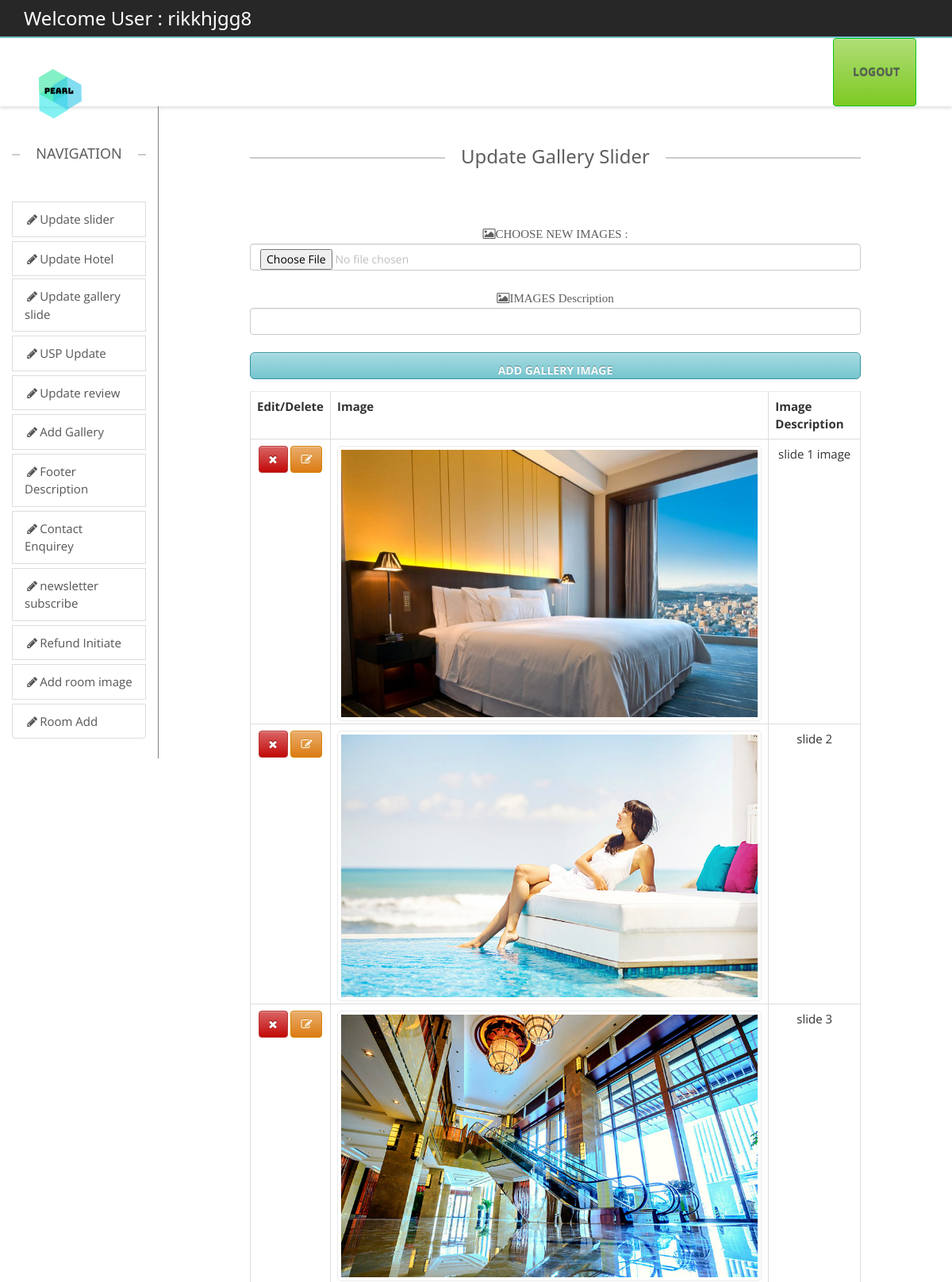
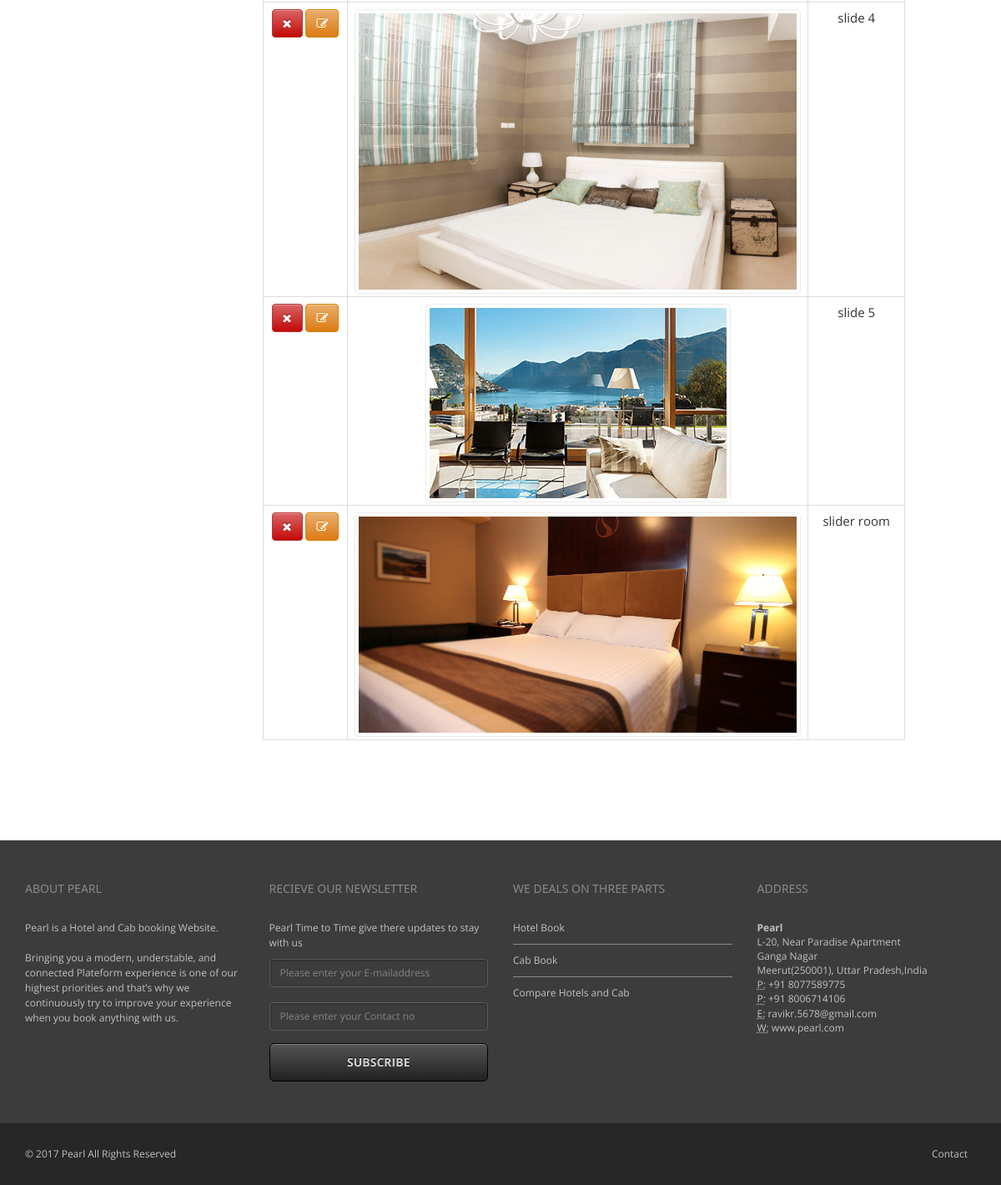
Screenshot of /backend/galleryslide.php (signed in) with the database file from the repository (2 pictures, top to bottom).
### tables this page shows
CREATE TABLE `galleryslides` (
  `id` int(11) NOT NULL,
  `image` varchar(200) DEFAULT NULL,
  `description` varchar(200) DEFAULT NULL
);

### public_html/backend/galleryslide.php (the view, shortened to what this page needs)
<?php
include("headeradmin.php");
include("navigation.php");?>
        <div class="col-sm-1 ">
        </div>
		<div class="col-sm-8">
        <div class="containe-fluid text-center" >
             <h3 class="lined-heading mt50">
            <span>
            Update Gallery Slider
            </span>
        </h3>
        <form action="addslide.php" class="form-group" method="post" enctype="multipart/form-data" >
        <br />
        <label class="fa fa-photo">CHOOSE NEW IMAGES :</label>
        <input class="form-control" type="file" name="image"/><br />
        <label class="fa fa-photo">IMAGES Description</label>
        <input class="form-control" type="text" name="description"/><br />
        <input class="form-control btn btn-lg btn-primary" type="submit" value="Add gallery Image"/>
        </form>
        <table class="table table-hover table-stripped table-bordered">
           <tr>
         <th>Edit/Delete</th> <th>Image</th> <th>Image Description</th>
           </tr>
          <?php
		  include("connect.php");
             $res=mysqli_query($con,"select * from galleryslides")or die(mysqli_error($con));
		     while($row=mysqli_fetch_array($res)){
		  ?>
             <tr>
             <td>
             <a href="updategalleryslide.php?iddelete=<?php echo $row[0];?>" class="btn btn-danger"><span class="fa fa-remove"></span> </a>
             <a href="updategalleryslide.php?idedit=<?php echo $row[0];?>" class="btn btn-warning"><span class="fa fa-edit"></span> </a>
             </td>
             <td>
               <img src="../images/gallery/<?php echo $row[1];?>" class="img img-thumbnail" style="col-sm-2" />
             </td>
             <td>
             <?php echo $row[2];?>
             </td>
             </tr>
          <?php }?>
        </table>
		</div>
		</div>
        <div class="col-sm-1">
        </div>
	</div>
</div>
<?php include("footer.php");?>

### public_html/backend/headeradmin.php (shortened to what this page needs)
<!DOCTYPE HTML>
<html>
<head>
<link rel="stylesheet" href="css/animate.css">
<link rel="stylesheet" href="css/bootstrap.css">
<link rel="stylesheet" href="https://cdnjs.cloudflare.com/ajax/libs/font-awesome/4.7.0/css/font-awesome.min.css">
<link rel="stylesheet" href="css/owl.carousel.css">
<link rel="stylesheet" href="css/owl.theme.css">
<link rel="stylesheet" href="css/prettyPhoto.css">
<link rel="stylesheet" href="css/smoothness/jquery-ui-1.10.4.custom.min.css">
<link rel="stylesheet" href="rs-plugin/css/settings.css">
<link rel="stylesheet" href="css/theme.css">
<link rel="stylesheet" href="css/w3.css">
<link rel="stylesheet" href="css/checkbox.css">
<link rel="stylesheet" href="css/colors/turquoise.css" id="switch_style">
<link rel="stylesheet" href="css/responsive.css">
</head>
<body>
<div id="top-header" >
  <div class="container">
    <div class="row">
      <div class="col-xs-6">
        <div class=" pull-left">
          <h3 style="color:#FFF">Welcome User : <?php echo $_SESSION['login_user']?></h3>
        </div>
      </div>
  </div>
</div>
</div>
<header>
  <div class="navbar yamm navbar-default" id="sticky">
    <div class="container">
      <div class="navbar-header"  >
        <a href="../index.php" class="navbar-brand">
        <div id="logo" style="border:none"> <img id="default-logo" src="images/d2.png" alt="Pearl" style="width:50%;height:100%;">  </div>
        </a>
        </div>
      <div id="navbar-collapse-grid" class="navbar-collapse collapse navbar-right">
        <ul class="nav navbar-nav ">
          <li> <a href="logout.php" class="btn btn-success" ><span class="fa fa-logout"></span> Logout</a></li>
          </ul>
      </div>
    </div>
  </div>
</header>

### public_html/backend/navigation.php
<div class="container-fluid">
	<div class="row">
		<div class="col-sm-2" style="border-right:1px solid grey;">
		<div class="container-fluid list-group"  style="overflow-y:scroll;padding:0px;" >
        <h5 class="lined-heading mt50">
            <span>
            NAVIGATION
            </span>
        </h5>
<a href="addimage.php" class="list-group-item " style="margin-bottom:5px;"><i class="fa fa-pencil fa-fw" aria-hidden="true"></i>Update slider</a>
<a href="updatehotel.php" class="list-group-item" style="margin-bottom:3px;"><i class="fa fa-pencil fa-fw" aria-hidden="true"></i>Update Hotel</a>
<a href="galleryslide.php" class="list-group-item" style="margin-bottom:5px;"><i class="fa fa-pencil fa-fw" aria-hidden="true"></i>Update gallery slide</a>
<a href="uspupdate.php" class="list-group-item" style="margin-bottom:5px;"><i class="fa fa-pencil fa-fw" aria-hidden="true"></i>USP Update</a>
<a href="updatereview.php" class="list-group-item" style="margin-bottom:5px;"><i class="fa fa-pencil fa-fw" aria-hidden="true"></i>Update review</a>
<a href="addgallery.php" class="list-group-item" style="margin-bottom:5px;"><i class="fa fa-pencil fa-fw" aria-hidden="true"></i>Add Gallery</a>
<a href="footerdesc.php" class="list-group-item" style="margin-bottom:5px;"><i class="fa fa-pencil fa-fw" aria-hidden="true"></i>Footer Description</a>
<a href="tables.php" class="list-group-item" style="margin-bottom:5px;"><i class="fa fa-pencil fa-fw" aria-hidden="true"></i>Contact Enquirey</a>
<a href="newsletter-detail.php" class="list-group-item" style="margin-bottom:5px;"><i class="fa fa-pencil fa-fw" aria-hidden="true"></i>newsletter subscribe</a>
<a href="../refundinitiate.php" class="list-group-item" style="margin-bottom:5px;"><i class="fa fa-pencil fa-fw" aria-hidden="true"></i>Refund Initiate</a>
<a href="addroomimage.php" class="list-group-item" style="margin-bottom:5px;"><i class="fa fa-pencil fa-fw" aria-hidden="true"></i>Add room image</a>
<a href="roomadd.php" class="list-group-item" style="margin-bottom:5px;"><i class="fa fa-pencil fa-fw" aria-hidden="true"></i>Room Add</a>
		</div>
		</div>

### public_html/backend/footer.php (shortened to what this page needs)
<footer>
<div class="container">
  <div class="row">
    <div class="col-md-3 col-sm-3">
      <h4>About Pearl</h4>
      <p>Pearl is a Hotel and Cab booking Website.  <br>
        <br>
       Bringing you a modern, understable, and connected Plateform experience is one of our highest priorities and that’s why we continuously try to improve your experience when you book anything with us. </p>
    </div>
    <div class="col-md-3 col-sm-3">
      <h4>Recieve our newsletter</h4>
      <p>Pearl Time to Time give there updates to stay with us</p>
      <form role="form" action="newsletterquery.php" method="post">
        <div class="form-group">
          <input name="newsletter" type="email" name="newsletter" value="" class="form-control" placeholder="Please enter your E-mailaddress"><br />
           <input name="contact" type="text"  value="" class="form-control" placeholder="Please enter your Contact no">
        </div>
        <input type="submit" class="btn btn-lg btn-black btn-block" value="Subscribe">
      </form>
    </div>
    <div class="col-md-3 col-sm-3">
      <h4>We deals on three parts</h4>
        <ul>
        <li>
		  <article>
			<a href="">Hotel Book</a>
		  </article>
		</li>
        <li>
		  <article>
			<a href="">Cab Book</a>
		  </article>
		</li>
        <li>
		  <article>
			<a href="">Compare Hotels and Cab</a>
		  </article>
		</li>
        </ul>
    </div>
    <div class="col-md-3 col-sm-3">
      <h4>Address</h4>
      <address>
      <strong>Pearl</strong><br>
      L-20, Near Paradise Apartment<br>
      Ganga Nagar<br>
      Meerut(250001), Uttar Pradesh,India<br />
      <abbr title="Phone">P:</abbr> <a href="+91 8077589775">+91 8077589775</a><br>
      <abbr title="Phone">P:</abbr> <a href="+91 8006714106">+91 8006714106</a><br />
      <abbr title="Email">E:</abbr> <a href="#">ravikr.5678@gmail.com</a><br>
      <abbr title="Website">W:</abbr> <a href="#">www.pearl.com</a><br>
      </address>
    </div>
  </div>
</div>
<div class="footer-bottom">
<div class="container">
<div class="row">
<div class="col-xs-6"> &copy; 2017 Pearl All Rights Reserved </div>
<div class="col-xs-6 text-right">
<ul>
<li><a href="">Contact</a></li>
</ul>
</div>
</div>
</div>
</div>
</footer>
</body>
</html>

### public_html/backend/css/w3.css (style rules this page uses)
button,hr,input { overflow:visible }
html { box-sizing:border-box;-ms-text-size-adjust:100%;-webkit-text-size-adjust:100%;overflow-x:hidden }
*,:after,:before { box-sizing:inherit }
body { margin:0 }
article,aside,details,figcaption,figure,footer,header,main,menu,nav,section,summary { display:block }
a { background-color:transparent;-webkit-text-decoration-skip:objects;color:inherit }
abbr[title] { border-bottom:none;text-decoration:underline;text-decoration:underline dotted }
img { border-style:none;margin-bottom:-5px }
button,input,select,textarea { font:inherit;margin:0 }
[type=reset],[type=submit],button,html [type=button] { -webkit-appearance:button }
body,html { font-family:Verdana,sans-serif;font-size:15px;line-height:1.5 }
h3 { font-size:24px }
h4 { font-size:20px }
h5 { font-size:18px }
h1,h2,h3,h4,h5,h6 { font-family:"Segoe UI",Arial,sans-serif;font-weight:400;margin:10px 0 }

### public_html/backend/css/colors/turquoise.css (style rules this page uses)
a { color: #75c5cf; }
header, .navbar-nav .dropdown-menu, .blog-author img, .comment .avatar img, aside h3, blockquote, .ui-widget-header, .ui-state-highlight, .ui-widget-content .ui-state-highlight, .ui-widget-header .ui-state-highlight, .ui-state-hover, .ui-widget-content .ui-state-hover, .ui-widget-header .ui-state-hover, .ui-state-focus, .ui-widget-content .ui-state-focus, .ui-widget-header .ui-state-focus, .ui-state-active, .ui-widget-content .ui-state-active, .ui-widget-header .ui-state-active, #owl-gallery, #owl-reviews img, .parallax-effect, .revolution-slider, .testimonials .owl-theme .owl-controls .owl-buttons div, .standard-slider .owl-theme .owl-controls .owl-buttons div, #go-top, .box-icon .circle, .testimonials .owl-theme .owl-controls .owl-buttons div, .standard-slider .owl-theme .owl-controls .owl-buttons div, #map { border-color: #75c5cf !important; }
.navbar-default .navbar-brand, .navbar-default .navbar-nav > li > a:hover, .navbar-default .navbar-nav > li > a:focus, .navbar-default .navbar-nav > .active > a, .navbar-default .navbar-nav > .active > a:hover, .navbar-default .navbar-nav > .active > a:focus, .navbar-default .navbar-nav > .open > a, .navbar-default .navbar-nav > .open > a:hover, .navbar-default .navbar-nav > .open > a:focus, .navbar-default .navbar-nav .dropdown-menu > li > a:hover, .navbar-default .navbar-nav .dropdown-menu > li > a:focus { color: #75c5cf; }
.btn-primary { background-color: #75c5cf; border-color: #35929e; text-shadow: 0 -1px 0 #50878e; }

### rows the page displays
galleryslides: image (picture), description "slide 1 image"
galleryslides: image (picture), description "slide 2"
galleryslides: image (picture), description "slide 3"
galleryslides: image (picture), description "slide 4"
galleryslides: image (picture), description "slide 5"
galleryslides: image (picture), description "slider room"

### other values shown
$_SESSION['login_user'] "rikkhjgg8"
